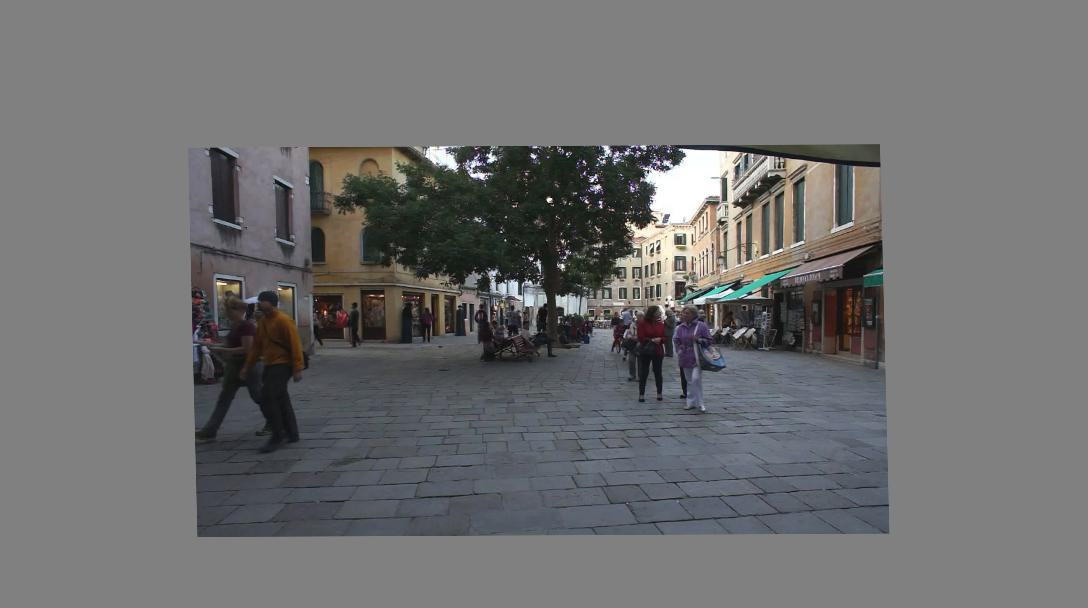
#> input picture BezierTK_5order/src/002.jpg, 1088 x 608 px
$ python -i utils.py   (imports and definitions only)
#> lines starting #> are read from the running program, lines starting #| are printed output that depends on the picture
from __future__ import absolute_import
from __future__ import division
from __future__ import print_function

import torch
import cv2
import numpy as np
import random
import math
import pickle
import time


# [38 lines left out: functions bbox_iou, warp_pos, not called in this run]


def warp_bbox_direct(pos, warp_matrix):
    res = warp_pos(warp_matrix, pos)
    return res


# [76 lines left out: functions warp_bbox_iterate, warp_bbox_direct_v2, savePickle, readPickle, not called in this run]


def ECC(src, dst, warp_mode=cv2.MOTION_EUCLIDEAN, max_iter=100, eps=1e-5, scale=None, align=False):
    """Compute the warp matrix from src to dst.
    Parameters
    ----------
    src : ndarray
        An NxM matrix of source img(BGR or Gray), it must be the same format as dst.
    dst : ndarray
        An NxM matrix of target img(BGR or Gray).
    warp_mode: flags of opencv
        translation: cv2.MOTION_TRANSLATION
        rotated and shifted: cv2.MOTION_EUCLIDEAN
        affine(shift,rotated,shear): cv2.MOTION_AFFINE
        homography(3d): cv2.MOTION_HOMOGRAPHY
    eps: float
        the threshold of the increment in the correlation coefficient between two iterations
    max_iter: int
        the number of iterations.
    scale: float or [int, int]
        scale_ratio: float
        scale_size: [W, H]
    Returns
    -------
    warp matrix : ndarray
        Returns the warp matrix from src to dst.
        if motion model is homography, the warp matrix will be 3x3, otherwise 2x3
    src_aligned: ndarray
        aligned source image of gray
    """
    assert src.shape == dst.shape, "the source image must be the same format to the target image!"
    # BGR2GRAY
    if src.ndim == 3:
        # Convert images to grayscale
        src = cv2.cvtColor(src, cv2.COLOR_BGR2GRAY)
        dst = cv2.cvtColor(dst, cv2.COLOR_BGR2GRAY)
    # make the imgs smaller to speed up
    if scale is not None:
        if isinstance(scale, float) or isinstance(scale, int):
            if scale != 1:
                src_r = cv2.resize(src, (0, 0), fx=scale, fy=scale, interpolation=cv2.INTER_LINEAR)
                dst_r = cv2.resize(dst, (0, 0), fx=scale, fy=scale, interpolation=cv2.INTER_LINEAR)
                scale = [scale, scale]
            else:
                src_r, dst_r = src, dst
                scale = None
        else:
            if scale[0] != src.shape[1] and scale[1] != src.shape[0]:
                src_r = cv2.resize(src, (scale[0], scale[1]), interpolation=cv2.INTER_LINEAR)
                dst_r = cv2.resize(dst, (scale[0], scale[1]), interpolation=cv2.INTER_LINEAR)
                scale = [scale[0] / src.shape[1], scale[1] / src.shape[0]]
            else:
                src_r, dst_r = src, dst
                scale = None
    else:
        src_r, dst_r = src, dst
    # Define 2x3 or 3x3 matrices and initialize the matrix to identity
    if warp_mode == cv2.MOTION_HOMOGRAPHY:
        warp_matrix = np.eye(3, 3, dtype=np.float32)
    else:
        warp_matrix = np.eye(2, 3, dtype=np.float32)
    # Define termination criteria
    criteria = (cv2.TERM_CRITERIA_EPS | cv2.TERM_CRITERIA_COUNT, max_iter, eps)

    (cc, warp_matrix) = cv2.findTransformECC(src_r, dst_r, warp_matrix, warp_mode, criteria)
    if scale is not None:
        warp_matrix[0, 2] = warp_matrix[0, 2] / scale[0]
        warp_matrix[1, 2] = warp_matrix[1, 2] / scale[1]

    if align:
        sz = src.shape
        if warp_mode == cv2.MOTION_HOMOGRAPHY:
            # Use warpPerspective for Homography
            src_aligned = cv2.warpPerspective(src, warp_matrix, (sz[1], sz[0]), flags=cv2.INTER_LINEAR)
        else:
            # Use warpAffine for Translation, Euclidean and Affine
            src_aligned = cv2.warpAffine(src, warp_matrix, (sz[1], sz[0]), flags=cv2.INTER_LINEAR)
        return warp_matrix, src_aligned
    else:
        return warp_matrix


# [128 lines left out: functions random_affine, letterbox, drawline, drawpoly, not called in this run]


def drawrect(img, pt1, pt2, color, thickness=1, style='dotted'):
    pts = [pt1, (pt2[0], pt1[1]), pt2, (pt1[0], pt2[1])]
    drawpoly(img, pts, color, thickness, style)


class AverageMeter(object):
    """Computes and stores the average and current value"""

    def __init__(self):
        self.reset()

    # [50 lines left out: functions reset, update, _gather_feature, _tranpose_and_gather_feature, not called in this run]


def flip_tensor(x):
    return torch.flip(x, [3])
    # MODIFY for pytorch 0.4.0
    # tmp = x.detach().cpu().numpy()[..., ::-1].copy()
    # return torch.from_numpy(tmp).to(x.device)


def flip(img):
    return img[:, :, ::-1].copy()


# [48 lines left out: functions transform_preds, get_affine_transform, affine_transform, not called in this run]


def get_3rd_point(a, b):
    direct = a - b
    return b + np.array([-direct[1], direct[0]], dtype=np.float32)


# [19 lines left out: functions get_dir, crop, not called in this run]

>>> import cv2
>>> picture = cv2.imread('../002.jpg', cv2.IMREAD_GRAYSCALE)
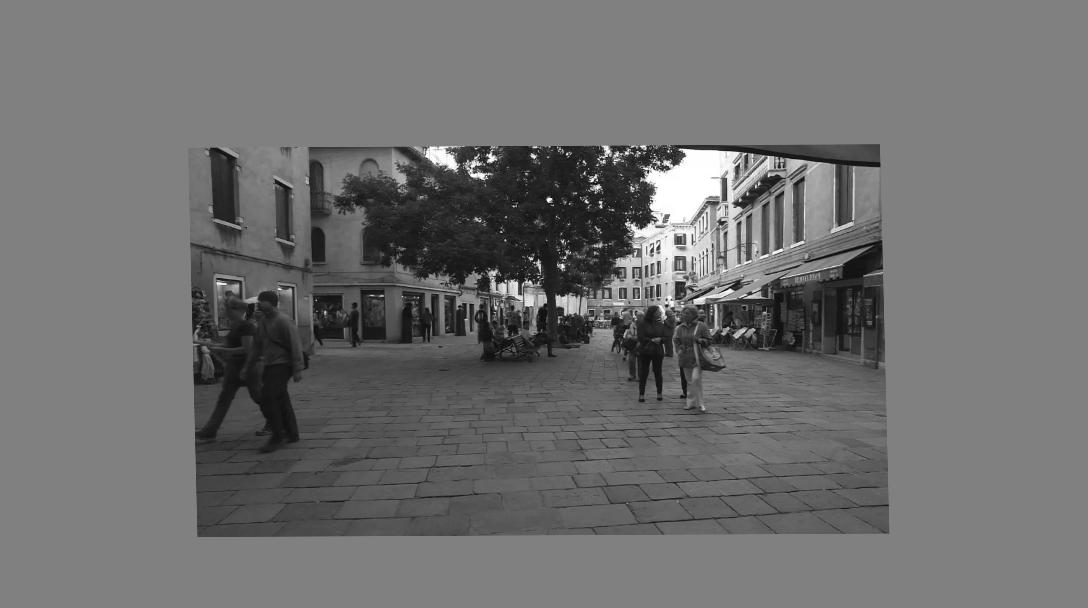
#> picture: shape (608, 1088); min 0, max 255, mean 111.2
>>> result = ECC(picture, 'out.png')
#> (the run stopped early here; a loop or call above may not have finished)
